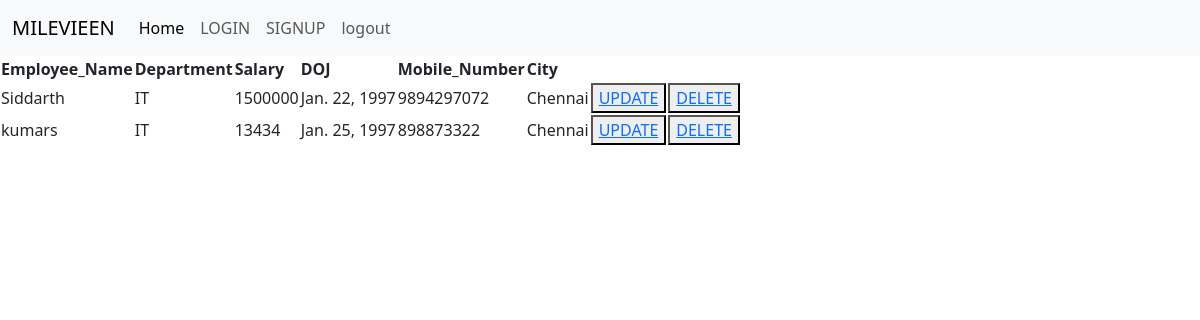
Screenshot of /display/ (signed in) with the database file from the repository.
### EmployeeApp/models.py (models this page shows)
class EmployeeApp(models.Model):
    emp_name=models.CharField(max_length=50)
    department=models.CharField(max_length=50)
    salary=models.BigIntegerField(default=0)
    doj=models.DateField()
    mobile_number=models.BigIntegerField(default=0)
    city=models.CharField(max_length=50)

### EmployeeApp/views.py (the view)
# urls.py: path("display/",display),
@login_required(login_url="/")
def display(request):
    context={"emp":EmployeeApp.objects.all()}
    return render(request,"display.html",context)

### Frontend/templates/display.html (shortened to what this page needs)
{% extends "base.html" %}
{% block content %}
<!DOCTYPE html>
<html lang="en">
<head>
</head>
<body>
    <table>
        <th> Employee_Name </th>
        <th> Department </th>
        <th> Salary </th>
        <th> DOJ </th>
        <th> Mobile_Number </th>
        <th> City </th>
        {% for employee in emp %}
        <tr>
         <td> {{ employee.emp_name }}</td>
            <td> {{ employee.department }}</td>
            <td> {{ employee.salary }}</td>
            <td> {{ employee.doj }}</td>
            <td> {{ employee.mobile_number }}</td>
            <td> {{ employee.city }}</td>
            <td> <button><a href="{% url 'update_emp' employee.id %}"> UPDATE</a></button></td>
            <td> <button> <a href="{% url 'delete_emp' employee.id %}">DELETE </a></button></td>
        </tr>
        {% endfor %}
    </table>
</body>
</html>
{% endblock %}

### rows the page displays
EmployeeApp: emp_name "Siddarth", department "IT", salary "1500000", doj "Jan. 22, 1997", mobile_number "9894297072", city "Chennai"
EmployeeApp: emp_name "kumars", department "IT", salary "13434", doj "Jan. 25, 1997", mobile_number "898873322", city "Chennai"
